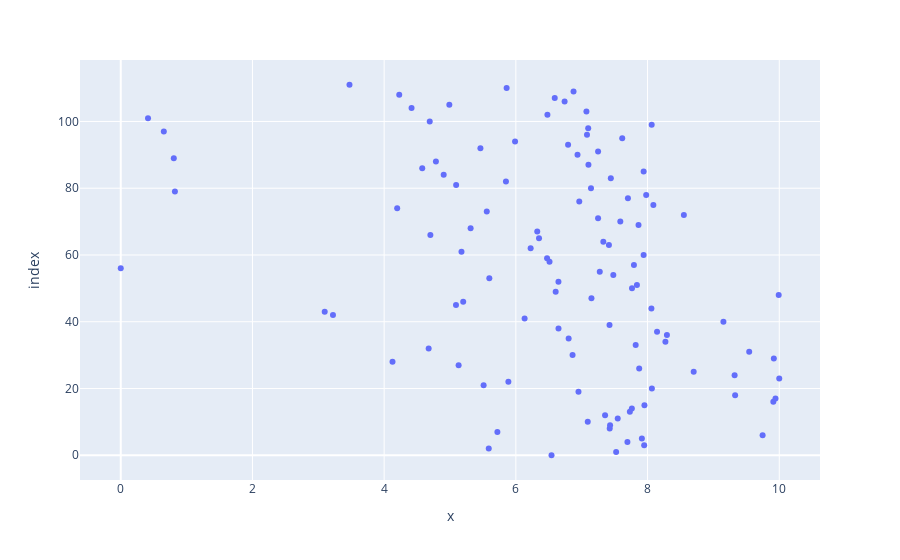

Write notebook code for a chart like this one.
### Code cell
px.scatter(umap_neighbord10[:, 0], umap_neighbord10[:, 1]).show()
